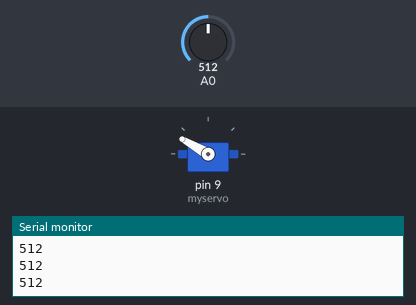
Bench run of a sketch on a simulated Arduino Uno, built with avr-gcc and run on an emulated ATmega328P. On the bench: servo, the last lines printed to the serial monitor. The inputs (shaded band) are chosen by the test bench; at power-on: A0 = 512.

Above: at 1.2 s.
1.3 s: A0 set to 306
At 2.0 s:
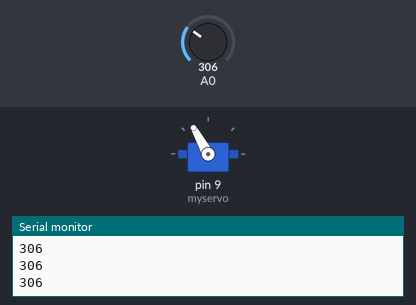
2.8 s: A0 set to 140
At 3.4 s:
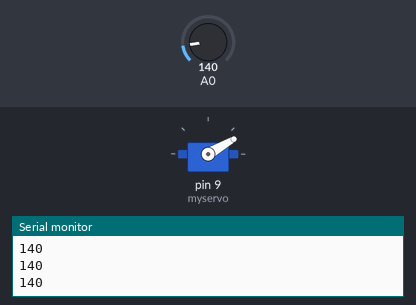
4.3 s: A0 set to 370
At 4.7 s:
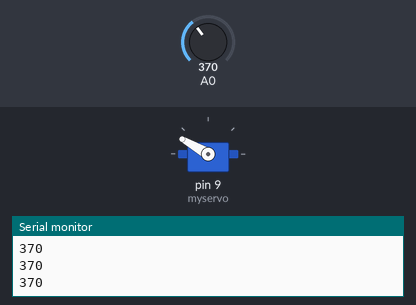
5.8 s: A0 set to 122
At 6.1 s:
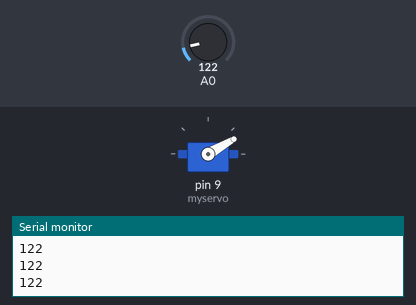
Timing chart, 0 to 8.3 s (numbered marks = the images above; inputs shaded):
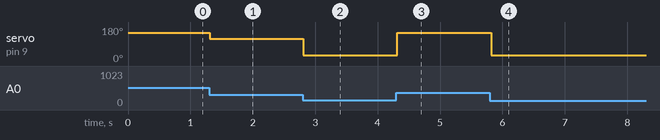

The sketch:

Servo_Photoresistor.ino
```cpp
#include <Servo.h>
Servo myservo;

#define servo_pos_default 30
#define servo_pos_max 150
#define sensor_value_min 150
#define sensor_value_max 360

int pos;

void setup() {
  Serial.begin(9600);
  myservo.attach(9);
}
void loop() {
  int sensorValue = analogRead(A0);
  Serial.println(sensorValue);

  pos = constrain(sensorValue, sensor_value_min, sensor_value_max);
  pos = map(pos, sensor_value_min, sensor_value_max, servo_pos_default,
            servo_pos_max);
  myservo.write(pos);
  delay(100);
}
```

Measured:
- after the input at 1.3 s, servo on pin 9 (myservo): 150° → 119° at once
- after the input at 2.8 s, servo on pin 9 (myservo): 119° → 30° at once
- after the input at 4.3 s, servo on pin 9 (myservo): 30° → 150° at once
- after the input at 5.8 s, servo on pin 9 (myservo): 150° → 30° at once
